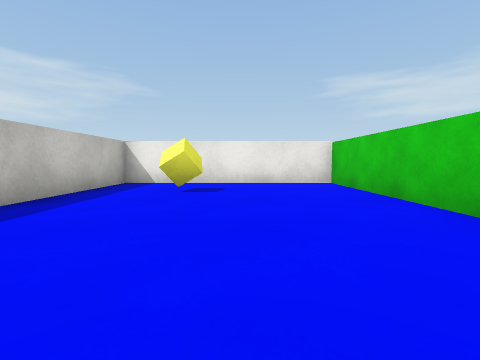
[1] (above)

12 first-person views from a walk through a 3-D level made in the Unity game engine. The camera is 0.51 m above the floor, tilts 4° down and sees 85° across. The floor is counted in squares, 1 m on a side. Each view is taken from the middle of a square. On the plan, view 1 faces up. The plan holds only what a view shows up to about 9 squares ahead; the rest is blank. The player is left out. Surface patterns are stand-ins for the level's own textures.

[2]
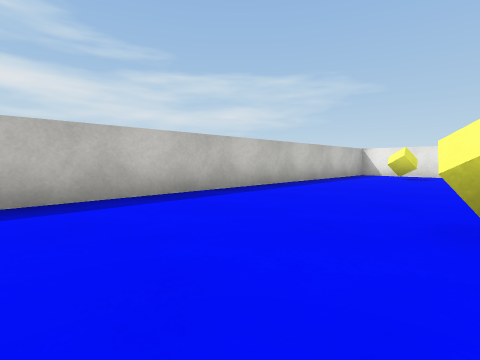

[3]
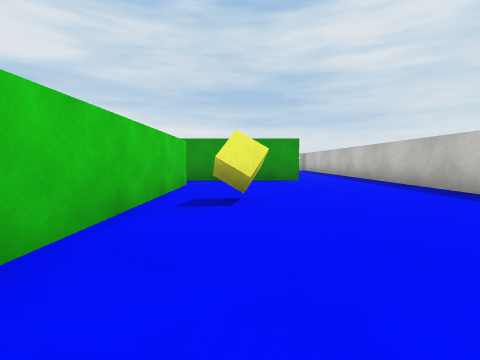

[4]
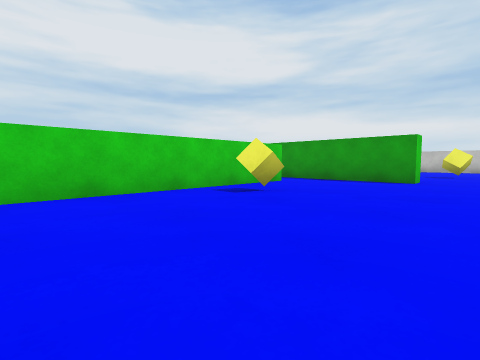

[5]
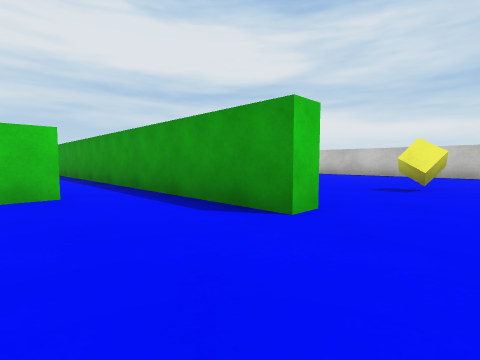

[6]
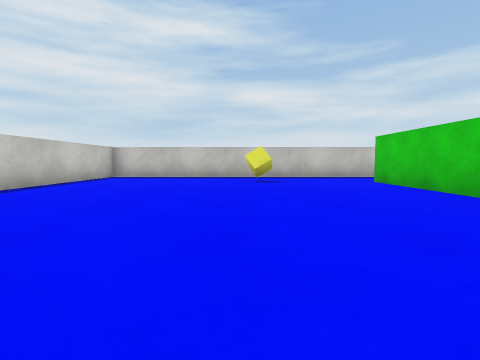

[7]
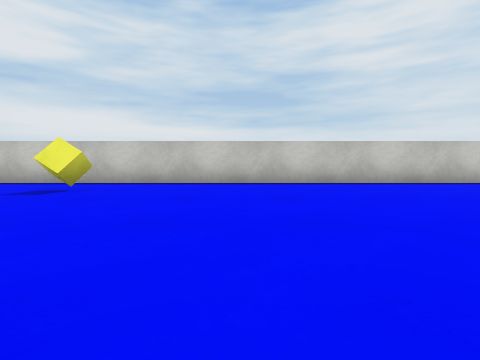

[8]
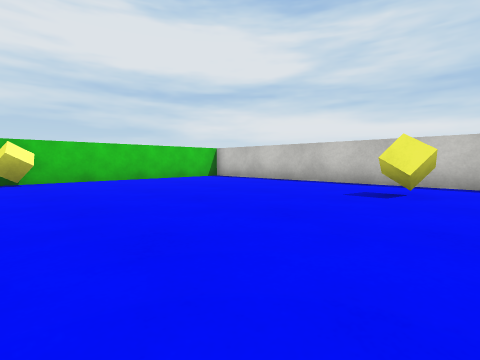

[9]
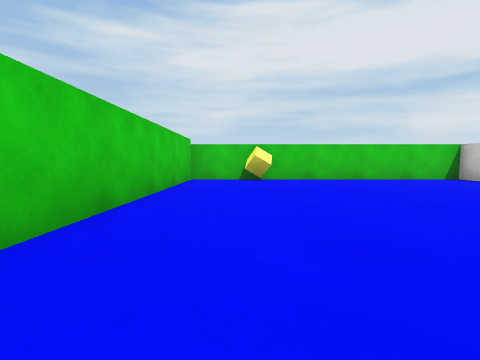

[10]
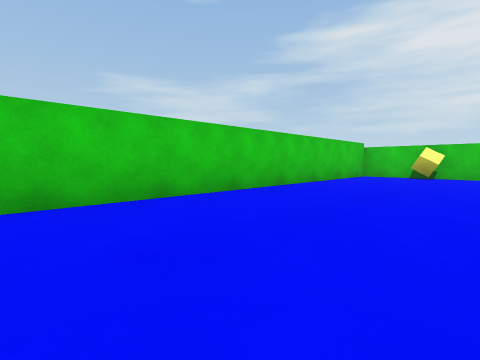

[11]
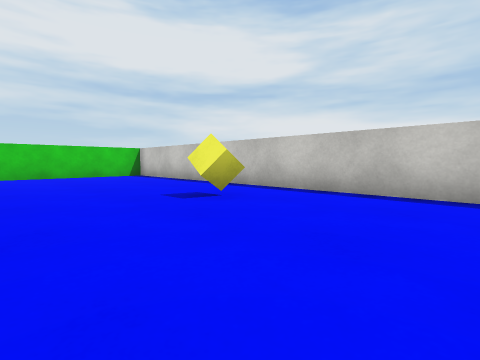

[12]
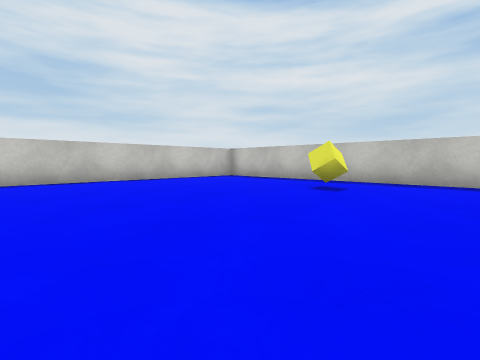

### Floor plan
Points are (right, up) in squares from view 1. A wall is a line through its corners. A room is listed if a view was taken in it or the views show most of it. See-through windows are left out.
Room 1 (views 1, 2, 3, 4, 5)
walls: (2.2, -3.9) (2.2, 6.3) (-2.7, 6.3) (-2.7, -5.6); (-0.6, -5.6) (-0.6, -5.1) (8.8, -5.1)
ways out: opening at (-1.5, -5) to room 2
objects: yellow cube (-1, 5); yellow cube (1, -1)
Room 2 (views 6, 7, 8, 9, 10, 11, 12)
walls: (2.4, -5.6) (-0.6, -5.6); (-2.7, -5.6) (-2.7, -13.3) (14.5, -13.3) (14.5, -5.6) (5.1, -5.6)
ways out: opening at (-1.5, -5) to room 1
objects: yellow cube (-1, -8); yellow cube (8, -11); yellow cube (14, -7)

Positions as (right, up) in squares from view 1, and headings:
1: (0, 0), facing up
2: (1, -4), facing up-left
3: (1, 2), facing down
4: (-2, 2), facing down-right
5: (-2, -3), facing down-right
6: (6, -9), facing left
7: (5, -7), facing down
8: (7, -7), facing down-right
9: (7, -7), facing right
10: (5, -9), facing up-right
11: (5, -9), facing down-right
12: (4, -6), facing down-left
